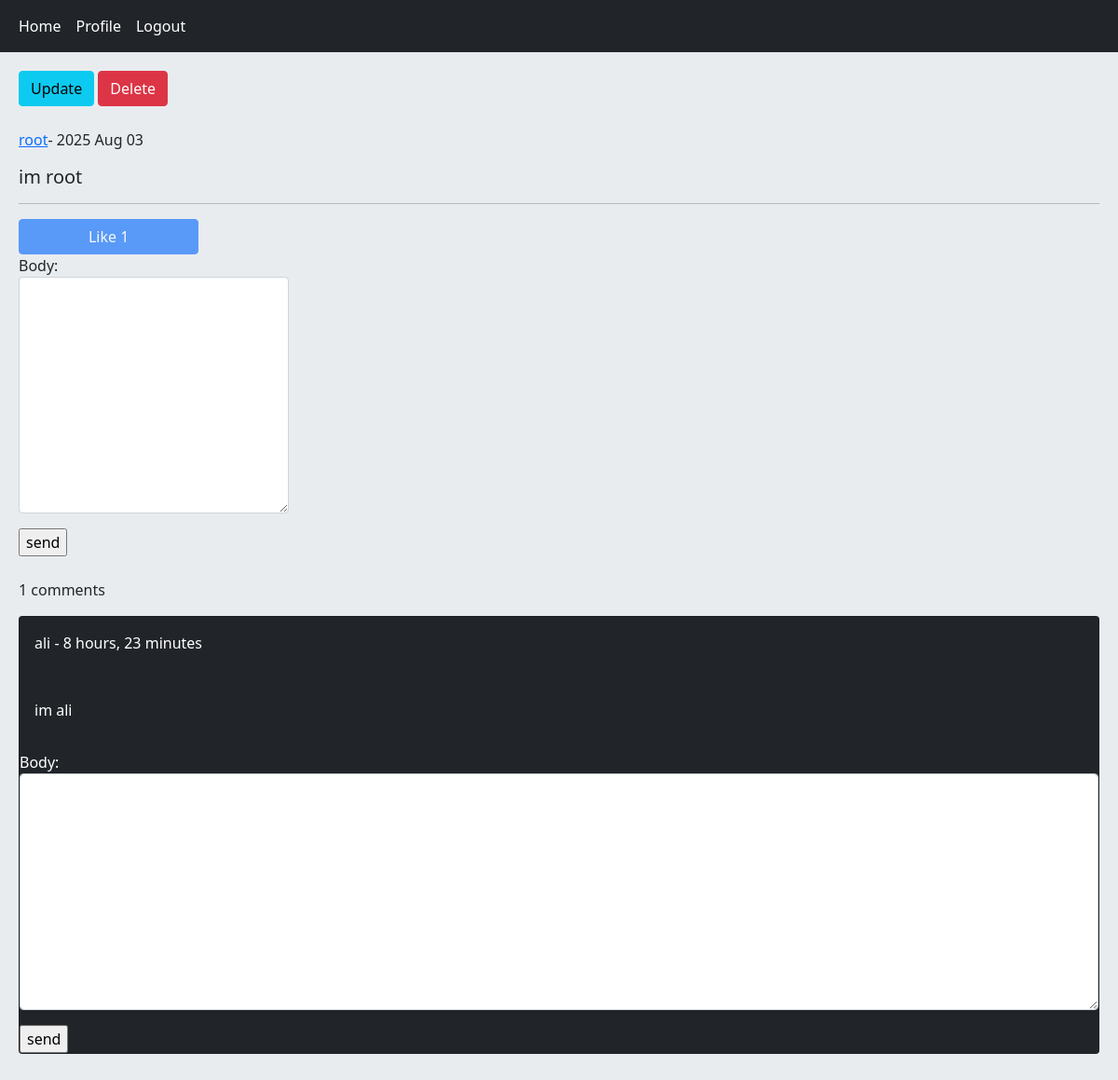
The app's page /detail/3/im-root (signed in) with its own data.
### home/models.py (models this page shows, shortened)
class Post(models.Model):
    user = models.ForeignKey(User, on_delete= models.CASCADE, related_name= 'posts')
    body = models.TextField()
    slug = models.SlugField()
    created = models.DateTimeField(auto_now_add= True)
    updated = models.DateTimeField(auto_now= True)
    class Meta:
        ordering = ['-created']
    def likes_count(self):
        return self.plike.count()
    def user_can_like(self, user):
        user_like = user.ulike.filter(post= self)
        if user_like.exists():
            return True
        return False

class Comment(models.Model):
    user = models.ForeignKey(User, on_delete= models.CASCADE, related_name= 'ucomment')
    post = models.ForeignKey(Post, on_delete= models.CASCADE, related_name= 'pcomment')
    reply = models.ForeignKey('self', on_delete= models.CASCADE, related_name= 'rcomment', blank= True, null= True)
    is_reply = models.BooleanField(default = False)
    body = models.TextField(max_length= 300)
    created = models.DateTimeField(auto_now_add= True)
    class Meta:
        ordering = ['-created']

### home/views.py (the view, shortened to what this page needs)
# urls.py: path('detail/<int:post_id>/<slug:post_slug>', views.PostDetailView.as_view(), name= 'post_detail'),
class PostDetailView(View):
    form_class = CommentCreateForm
    form_class_reply = CommentReplyForm
    def setup(self, request, *args, **kwargs):
        self.post_instance = Post.objects.get(id= kwargs['post_id'], slug= kwargs['post_slug'])
        return super().setup(request, *args, **kwargs)
    def get(self, request, *args, **kwargs):
        comments = self.post_instance.pcomment.filter(is_reply= False)
        form = self.form_class()
        can_like = False
        if request.user.is_authenticated and self.post_instance.user_can_like(request.user):
            can_like = True
        return render(request, 'home/detail.html', {'post': self.post_instance, 'comments': comments, 'form': form, 'reply_form': self.form_class_reply(), 'can_like': can_like})

### home/forms.py
class CommentCreateForm(forms.ModelForm):
    class Meta:
        model = Comment
        fields = ('body', )
        widgets = {
            'body': forms.Textarea(attrs= {'class': 'form-control'})
        }

class CommentReplyForm(forms.ModelForm):
    class Meta:
        model = Comment
        fields = ('body', )

### home/templates/home/detail.html (shortened to what this page needs)
{% extends 'base.html' %}
{% block content %}
    {% if request.user.id == post.user.id %}
        <a href="{% url 'home:post_update' post.id %}" class="btn btn-info">Update</a>
        <a href="{% url 'home:post_delete' post.id %}" class="btn btn-danger">Delete</a><br><br>
    {% endif %}
    <p><a href="{% url 'accounts:user_profile' post.user.id %}">{{ post.user.username }}</a>- {{ post.created|date:"Y M d" }}</p>
    <h5>{{ post.body }}</h5><hr>
    {% if request.user.is_authenticated %}
        <a href="{% url 'home:post_like' post.id %}" class="{% if can_like %} disabled {% endif %} btn btn-primary col-md-2">Like {{ post.likes_count }}</a>
        <form action="" method="post" class="col-md-3">
            {{ form.as_p }}
            <input type="submit" value="send">
        </form><br>
    {% else %}
        <p class="alert alert-danger">only logged in user can write comments</p>
    {% endif %}
    <p>{{ comments.count }} comments</p>
    {% for comment in comments %}
        <div class="card bg-dark text-white">
            <p class="card-body">{{ comment.user }} - {{ comment.created|timesince }}</p>
            <p class="card-body">{{ comment.body }}</p>
            {% if request.user.is_authenticated %}
                <form action="{% url 'home:add_reply' post.id comment.id %}" method="post">
                    {{ form.as_p }}
                    <input type="submit" value="send">
                </form>
            {% endif %}
        </div><br>
    {% empty %}
        <p>No comments yet</p>
    {% endfor %}
{% endblock %}

### records on screen
Post: user.username "root", created "2025 Aug 03", body "im root", likes_count "1"
Comment: user "ali", created "8 hours, 23 minutes", body "im ali"

### other values on screen
{{ comments.count }} "1"
